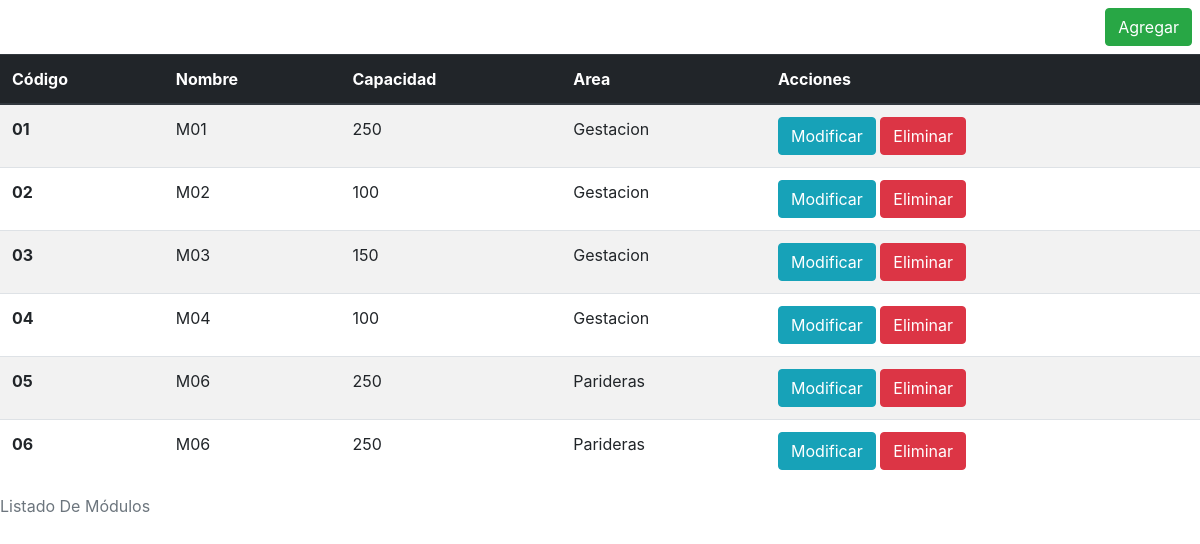
/vistas/listarModulos.php (signed in), run on the app's committed database.
### tables this page shows
CREATE TABLE `modulo` (
  `codmodulo` varchar(5) NOT NULL,
  `nombre` varchar(20) NOT NULL,
  `capacidad` int(11) NOT NULL,
  `codarea` varchar(15) NOT NULL,
  PRIMARY KEY (`codmodulo`),
  KEY `FK_modulo_area` (`codarea`),
  CONSTRAINT `FK_modulo_area` FOREIGN KEY (`codarea`) REFERENCES `area` (`codarea`) ON DELETE CASCADE ON UPDATE CASCADE
);

CREATE TABLE `area` (
  `codarea` varchar(15) NOT NULL,
  `nombre` varchar(20) NOT NULL,
  `descripcion` varchar(60) DEFAULT NULL,
  PRIMARY KEY (`codarea`)
);

### conexion/Db.php (called while the page is built)
<?php
class Db {
    public static function conectar() {
        $pdo = new PDO('mysql:host=localhost;dbname=granja;charset=utf8','root','');
        $pdo->setAttribute(PDO::ATTR_ERRMODE, PDO::ERRMODE_EXCEPTION);
        return $pdo;
    }
}

### controlador/ModuloControl.php (called while the page is built, shortened)
<?php
    require_once '../controlador/AreaControl.php';
    require_once '../modelo/Modulo.php';
    class ModuloControl{
        public function __construct()
        {
            require_once '../conexion/DB.php';
            try{
                $this->pdo = DB::conectar();
            }catch (Exception $ex){
                die($ex->getMessage());
            }
    }
    public function obtenerTodos() {
        $areaControl = new AreaControl();
      try {
        $sql = "select * from modulo";
        $prep = $this->pdo->prepare($sql);
        $prep->execute();
        $modulos = [];
        foreach($prep->fetchAll(PDO::FETCH_OBJ) as $mod) {
          $modulo = new Modulo();
          $modulo->setCodModulo($mod->codmodulo);
          $modulo->setNombre($mod->nombre);
          $modulo->setCapacidad($mod->capacidad);
          $modulo->setCodArea($mod->codarea);
          $modulo->setArea($areaControl->obtenerPorId($mod->codarea));
          array_push($modulos, $modulo);
        }
        return $modulos;
      } catch (Exception $ex) {
        die($ex->getMessage());
      }
    }
}
?>

### controlador/AreaControl.php (called while the page is built, shortened)
<?php
require_once '../modelo/Area.php';
class AreaControl
{
    public function __construct()
    {
        require_once '../conexion/DB.php';
        try {
            $this->pdo = DB::conectar();
        } catch (Exception $ex) {
            die($ex->getMessage());
        }
    }
    public function obtenerPorId($codArea){
        try {
            $sql = "select * from area where codarea = ?";
            $prep = $this->pdo->prepare($sql);
            $prep->execute(array($codArea));
            $ar = $prep->fetch(PDO::FETCH_OBJ);
            $area = new Area();
            $area->setCodArea($ar->codarea);
            $area->setNombre($ar->nombre);
            $area->setDescripcion($ar->descripcion);
            return $area;
        } catch (Exception $ex) {
            die($ex->getMessage());
        }
    }
}

### modelo/Modulo.php (called while the page is built, shortened)
<?php
class Modulo{
    private $codModulo;
    private $nombre;
    private $capacidad;
    private $area;
    function getCodModulo(){
        return $this->codModulo;
    }
    function getNombre(){
        return $this->nombre;
    }
    function getCapacidad(){
        return $this->capacidad;
    }
    function getArea(){
        return $this->area;
    }
    function setCodModulo($codModulo){
        $this->codModulo = $codModulo;
    }
    function setNombre($nombre){
        $this->nombre = $nombre;
    }
    function setCapacidad($capacidad){
        $this->capacidad = $capacidad;
    }
    function setArea($area){
        $this->area = $area;
    }
}
?>

### modelo/Area.php (called while the page is built, shortened)
<?php
class Area{
    private $nombre;
    function getNombre()
    {
        return $this->nombre;
    }
    function setNombre($nombre)
    {
        $this->nombre = $nombre;
    }
}
?>

### vistas/listarModulos.php (the view, shortened to what this page needs)
<?php
require_once '../controlador/ModuloControl.php';
$moduloControl = new ModuloControl();
?>
<!doctype html>
<html lang="en">
<head>
    <link rel="stylesheet" href="../css/bootstrap.min.css">
</head>
<body>
    <div class="">
        <div class="row">
            <div class="col">
                <a href="moduloAgregar.php" class="btn btn-success" target="myframe"
                    style="margin:8px; float:right;">Agregar</a>
                <table class="table table-striped">
                    <caption>Listado De Módulos</caption>
                    <thead class="thead-dark">
                        <tr>
                            <th scope="col">Código</th>
                            <th scope="col">Nombre</th>
                            <th scope="col">Capacidad</th>
                            <th scope="col">Area</th>
                            <th scope="col">Acciones</th>
                        </tr>
                    </thead>
                    <tbody>
                        <?php foreach ($moduloControl->obtenerTodos() as $mod) { ?>
                        <tr>
                            <th><?php echo $mod->getCodModulo(); ?></th>
                            <td><?php echo $mod->getNombre(); ?></td>
                            <td><?php echo $mod->getCapacidad(); ?></td>
                            <td><?php echo $mod->getArea()->getNombre(); ?></td>
                            <td>
                                <div>
                                    <a href="moduloModificar.php?codigo=<?php echo $mod->getCodModulo(); ?>"
                                       class="btn btn-info">Modificar</a>
                                    <a href="../funciones/eliminarModulo.php?codigo=<?php echo $mod->getCodModulo(); ?>"
                                        class="btn btn-danger">Eliminar</a>
                                </div>
                            </td>
                        </tr>
                        <?php } ?>
                    </tbody>
                </table>
            </div>
        </div>
    </div>
</body>
</html>

### data on the page
modulo: codmodulo "01", nombre "M01", capacidad "250", codarea.nombre "Gestacion"
modulo: codmodulo "02", nombre "M02", capacidad "100", codarea.nombre "Gestacion"
modulo: codmodulo "03", nombre "M03", capacidad "150", codarea.nombre "Gestacion"
modulo: codmodulo "04", nombre "M04", capacidad "100", codarea.nombre "Gestacion"
modulo: codmodulo "05", nombre "M06", capacidad "250", codarea.nombre "Parideras"
modulo: codmodulo "06", nombre "M06", capacidad "250", codarea.nombre "Parideras"
